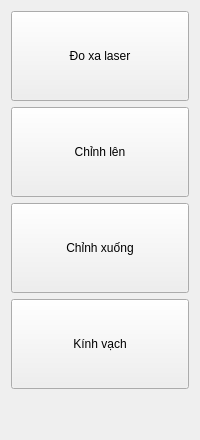
     <widget class="QWidget" name="stackedWidgetPage3">
      <layout class="QVBoxLayout" name="verticalLayout">
       <item>
        <widget class="QCustomButton" name="bt_control_file_7">
         <property name="sizePolicy">
          <sizepolicy hsizetype="Minimum" vsizetype="Fixed">
           <horstretch>0</horstretch>
           <verstretch>0</verstretch>
          </sizepolicy>
         </property>
         <property name="minimumSize">
          <size>
           <width>0</width>
           <height>90</height>
          </size>
         </property>
         <property name="maximumSize">
          <size>
           <width>16777215</width>
           <height>90</height>
          </size>
         </property>
         <property name="text">
          <string>Đo xa laser</string>
         </property>
         <property name="checkable">
          <bool>false</bool>
         </property>
        </widget>
       </item>
       <item>
        <widget class="QCustomButton" name="toolButton_sightup">
         <property name="sizePolicy">
          <sizepolicy hsizetype="Minimum" vsizetype="Preferred">
           <horstretch>0</horstretch>
           <verstretch>0</verstretch>
          </sizepolicy>
         </property>
         <property name="minimumSize">
          <size>
           <width>0</width>
           <height>90</height>
          </size>
         </property>
         <property name="maximumSize">
          <size>
           <width>16777215</width>
           <height>90</height>
          </size>
         </property>
         <property name="text">
          <string>Chỉnh lên</string>
         </property>
         <property name="checkable">
          <bool>false</bool>
         </property>
        </widget>
       </item>
       <item>
        <widget class="QCustomButton" name="toolButton_sight_right">
         <property name="sizePolicy">
          <sizepolicy hsizetype="Minimum" vsizetype="Preferred">
           <horstretch>0</horstretch>
           <verstretch>0</verstretch>
          </sizepolicy>
         </property>
         <property name="minimumSize">
          <size>
           <width>0</width>
           <height>90</height>
          </size>
         </property>
         <property name="maximumSize">
          <size>
           <width>16777215</width>
           <height>90</height>
          </size>
         </property>
         <property name="text">
          <string>Chỉnh xuống</string>
         </property>
         <property name="checkable">
          <bool>false</bool>
         </property>
        </widget>
       </item>
       <item>
        <widget class="QCustomButton" name="bt_control_kv">
         <property name="sizePolicy">
          <sizepolicy hsizetype="Minimum" vsizetype="Preferred">
           <horstretch>0</horstretch>
           <verstretch>0</verstretch>
          </sizepolicy>
         </property>
         <property name="minimumSize">
          <size>
           <width>0</width>
           <height>90</height>
          </size>
         </property>
         <property name="text">
          <string>Kính vạch</string>
         </property>
         <property name="checkable">
          <bool>true</bool>
         </property>
        </widget>
       </item>
       <item>
        <spacer name="verticalSpacer">
         <property name="orientation">
          <enum>Qt::Vertical</enum>
         </property>
         <property name="sizeHint" stdset="0">
          <size>
           <width>20</width>
           <height>40</height>
          </size>
         </property>
        </spacer>
       </item>
      </layout>
     </widget>
